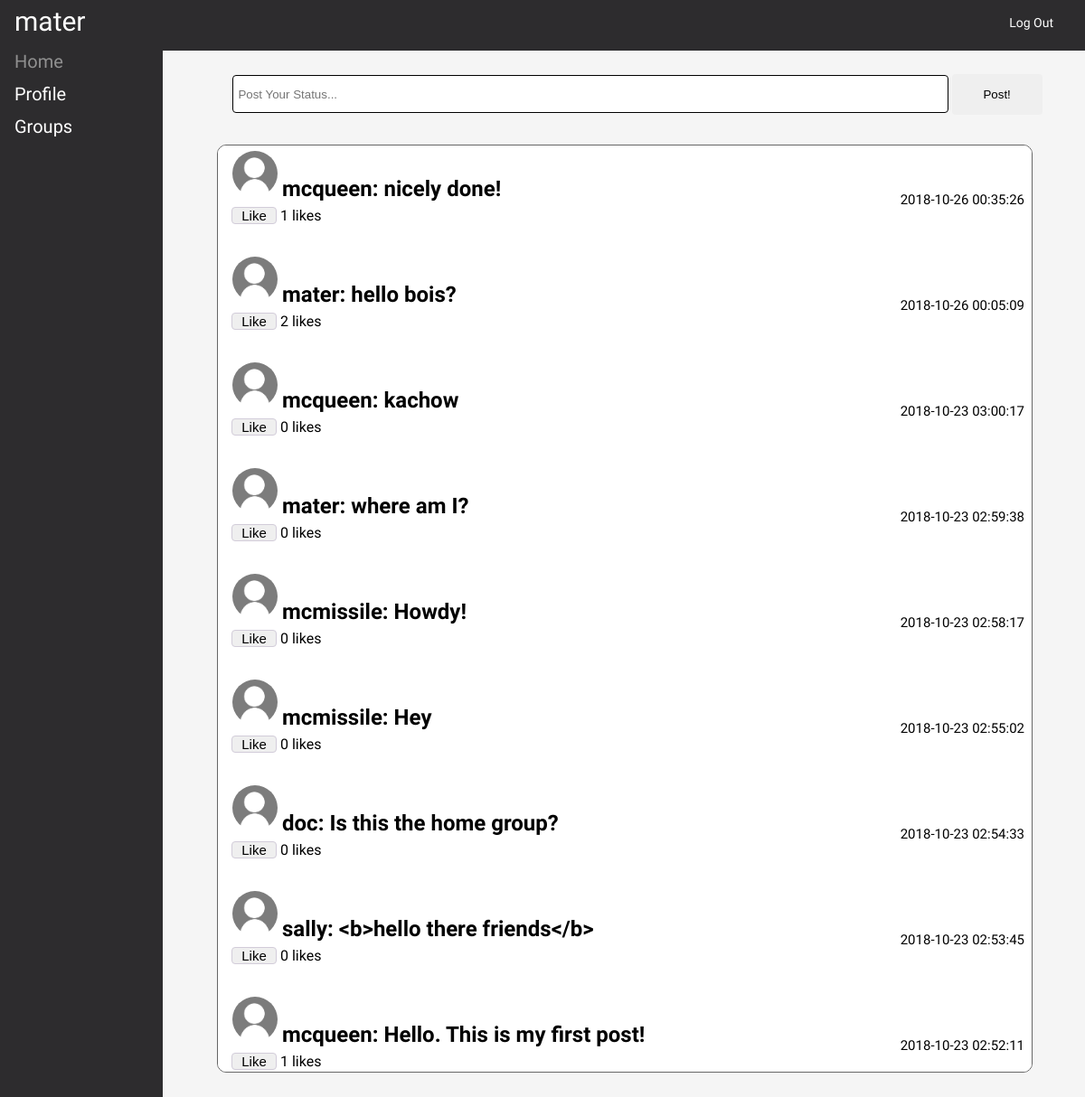
Screenshot of /home.php (signed in) with the database file from the repository.
### tables this page shows
CREATE TABLE `users` (
  `id` int(10) UNSIGNED NOT NULL,
  `fname` varchar(50) NOT NULL,
  `lname` varchar(50) NOT NULL,
  `password` varchar(60) NOT NULL,
  `email` varchar(50) NOT NULL,
  `username` varchar(50) NOT NULL,
  `img` varchar(580) NOT NULL
);

CREATE TABLE `messages` (
  `msg_id` int(10) UNSIGNED NOT NULL,
  `user_id` int(10) UNSIGNED NOT NULL,
  `msg` varchar(6000) NOT NULL,
  `post_time` timestamp NOT NULL DEFAULT CURRENT_TIMESTAMP,
  `group_id` int(10) UNSIGNED NOT NULL,
  `likes` int(10) UNSIGNED NOT NULL
);

### home.php (the view, shortened to what this page needs)
<?php
	include ('connection.php');
	if(isset($_GET['id'])) {
		$groupID = $_GET['id'];
	} else {
		$groupID = "1";
	}
?>
<!doctype HTML>
<html>
	<head>
		<link rel="stylesheet" type="text/css" href="css/style.css">
	</head>
	<body>
		<div class="header">
			<?php
				echo "<div id='logo'>";
					echo $_SESSION['username'];
				echo "</div>";
			?>
			<div class="menu">
				<ul>
					<li><a href="loggedout.php">Log Out</a></li>
				</ul>
			</div>
		</div>
		<div class="sidemenu">
			<ul>
				<li class="active"><a href="home.php">Home</a></li>
			</ul>
			<ul>
				<li><a href="profile.php">Profile</a></li>
			</ul>
			<ul id="submenu">
				<li>
					<span>Groups</span>
				</li>
			</ul>
		</div>
		<div class="position">
			<div class = "feed">
				<?php
					$postFeed = "SELECT username, msg, post_time, msg_id, likes from users inner join messages on users.id = messages.user_id WHERE group_id = " . $groupID . " ORDER BY msg_id DESC";
					$result = $conn->query($postFeed);
					if ($result->num_rows > 0) {
						while($row = $result->fetch_assoc()) {
							$result_img = mysqli_query($conn,"SELECT * FROM users WHERE username ='" . $row['username'] . "'");
							while($row_img = mysqli_fetch_assoc($result_img)){
									if($row_img['img'] == ''){
											echo "<span>"."<img id ='chat_avatar' width='50' height='50' src='uploads/profiledefault.png' alt='Default Profile Pic'>" . "<h2 id ='userName'>" . $row['username'] . ": " . htmlspecialchars($row['msg'])."</h2>" . "<div class='time'>" . $row['post_time'] . "</div>"."</span>";;
									} else {
											echo "<span>"."<img id ='chat_avatar' width='50' height='50' src='uploads/".$row_img['img']."' alt='Profile Pic'>" . "<h2 id ='userName'>" . $row['username'] . ": " . htmlspecialchars($row['msg'])."</h2>" . "<div class='time'>" . $row['post_time'] . "</div>"."</span>";;
									}
							}
							echo "<form action='home.php?id=" . $groupID . "&liked=" . $row['msg_id'] . "' method='POST'>
							<div class='likeys'><input id='like_input'type='submit' name='like' value='Like'>"." ".$row['likes']." likes</div>
							</form>";
						}
					} else {
						echo "<h2 id ='userName'>No messages in this channel yet. Come back soon!</h2>";
					}
				?>
			</div>
		</div>
		<div class="posting">
		<?php
			echo "<form action='home.php?id=" . $groupID . "' method='POST'>
				<input id='messeging' type='text' name='message' value='' placeholder='Post Your Status...'>
				<input id='msg_submit' type='submit' name='submit' value='Post!'>
				</form>";
		?>
		</div>
	</body>
</html>

### css/style.css (style rules this page uses)
* { margin: 0; padding: 0; }
html, body { font-family: 'Exo 2', sans-serif; height: 100%; width: 100%; background-color: whitesmoke; }
.header { position: fixed; top: 0; background-color: #2D2C2E; height: 56px; border-bottom: 0px; padding-left: auto; padding-right: auto; width: 100%; }
#logo { background-color: #2D2C2E; float: left; color: #FFFFFF; text-decoration: none; font-size: 30px; padding: 6px 8px 6px 16px; background-repeat: no-repeat; }
.menu { background-color: #2D2C2E; text-decoration: none; top: 0px; right: 0px; height: 37px; padding-top: 17px; padding-right: 25px; }
.menu ul { list-style-type: none; margin: 0; padding: 0; overflow: hidden; }
.menu a { float: right; color: #FFFFFF; text-decoration: none; font-size: 14px; background-repeat: no-repeat; padding-left: 10px; padding-right: 10px; }
.sidemenu { position: fixed; top: 50px; font-size: 20px; width: 15%; color: #FFFFFF; display: inline-block; background-color: #2D2C2E; height: 100%; }
.sidemenu ul { list-style-type: none; }
.sidemenu li a { display: block; padding: 6px 8px 6px 16px; text-decoration: none; color: #FFFFFF; }
span { display: block; padding: 6px 8px 6px 16px; text-decoration: none; }
#submenu span { cursor: pointer; }
li.active > a { color: #909090; }
#userName { display: inline; padding-top: 25px; padding-bottom: 5px; margin-left: 5px; margin-right: 5px; word-break: break-word; }
.time { display: inline; font-size: 15px; margin-top: 45px; float: right; }
.likeys { margin-left: 15px; }
#like_input { font-size: 15px; width: 50px; border: 1px solid #D2CCD9; border-radius: 4px; margin-bottom: 30px; }
.posting { position: fixed; margin-top: 80px; left: 105px; width: 100%; font-size: 13px; color: white; text-align: center; }
#messeging { background-color: #FFFFFF; border: 1px solid black; font-size: 15 px; padding: 5px; width: 65%; margin-bottom: 3px; margin-top: 3px; border: 1 px black; border-radius: 4px; height: 30px; outline: none; }
#msg_submit { font-size: 15 px; padding: 5px; width: 100px; margin-bottom: 3px; border: 1px; height: 45px; border-radius: 4px; outline: none; }
#chat_avatar { border-radius: 50%; }
.feed { position: fixed; margin-top: 160px; left: 20%; height: 75%; width: 75%; overflow-y:auto; overflow: auto; border: 1px solid #666; border-radius: 10px; background-color: #FFFFFF; }

### rows the page displays
messages: msg "nicely done!", post_time "2018-10-26 00:35:26", likes "1"
users: username "mcqueen"
messages: msg "hello bois?", post_time "2018-10-26 00:05:09", likes "2"
users: username "mater"
messages: msg "kachow", post_time "2018-10-23 03:00:17", likes "0"
messages: msg "where am I?", post_time "2018-10-23 02:59:38", likes "0"
messages: msg "Howdy!", post_time "2018-10-23 02:58:17", likes "0"
users: username "mcmissile"
messages: msg "Hey", post_time "2018-10-23 02:55:02", likes "0"
messages: msg "Is this the home group?", post_time "2018-10-23 02:54:33", likes "0"
users: username "doc"
messages: msg "<b>hello there friends</b>", post_time "2018-10-23 02:53:45", likes "0"
users: username "sally"
messages: msg "Hello. This is my first post!", post_time "2018-10-23 02:52:11", likes "1"

### other values shown
$_SESSION['username'] "mater"
